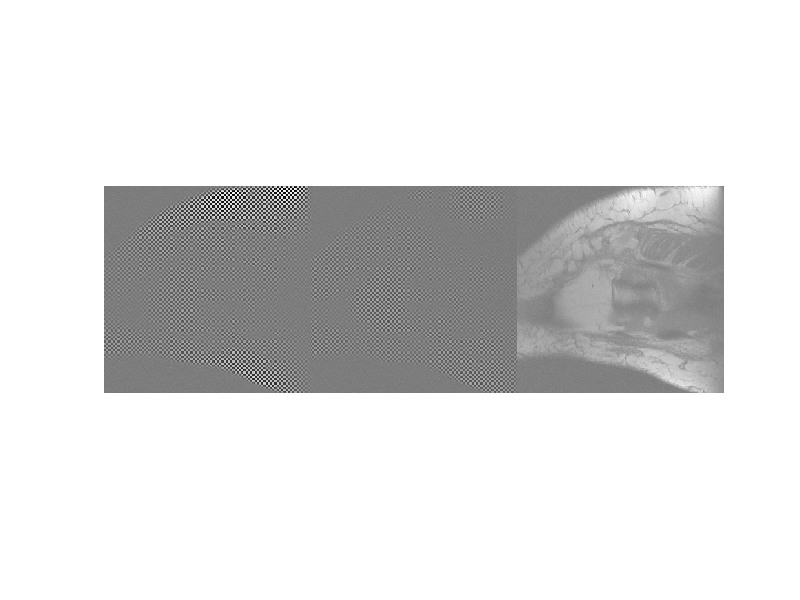
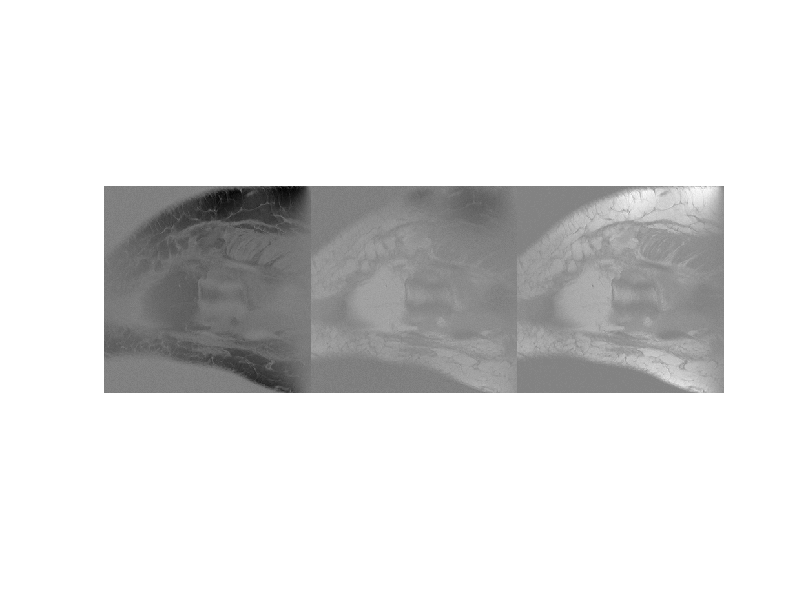

Write MATLAB code to recreate these figures, in order.

load('knee35.mat');
im_ori = double(Img);
im_ori = (im_ori - min(im_ori(:)))/(max(im_ori(:)) - min(im_ori(:)));
figure(222);imshow([real(im_ori),imag(im_ori),abs(im_ori)],[])
im_orifft = fft2(im_ori);
im_ori = ifft2(ifftshift(im_orifft));
figure(232);imshow([real(im_ori),imag(im_ori),abs(im_ori)],[])


% %%%%%%%%%%%%%%%%%%%%%%%%%%%%%%%%%%%%%%%%%%%%%%%%%%%%%%%%%%%%%%%%
% 
% load('knee11.mat');
% im_ori = double(Img);
% im_ori = (im_ori - min(im_ori(:)))/(max(im_ori(:)) - min(im_ori(:)));
% figure(222);imshow([real(im_ori),imag(im_ori),abs(im_ori)],[])
% im_orifft = fft2(im_ori);
% 
% %im_ori2 = ifft2(ifftshift(im_orifft)));
% im_ori2 = ifft2(ifftshift(im_orifft));
% figure(232);imshow([real(im_ori2),imag(im_ori2),abs(im_ori2)],[])
